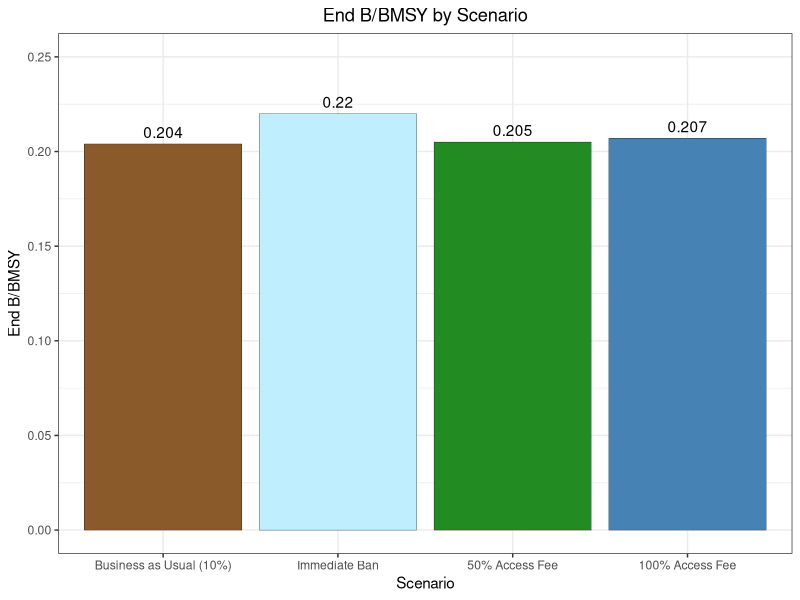
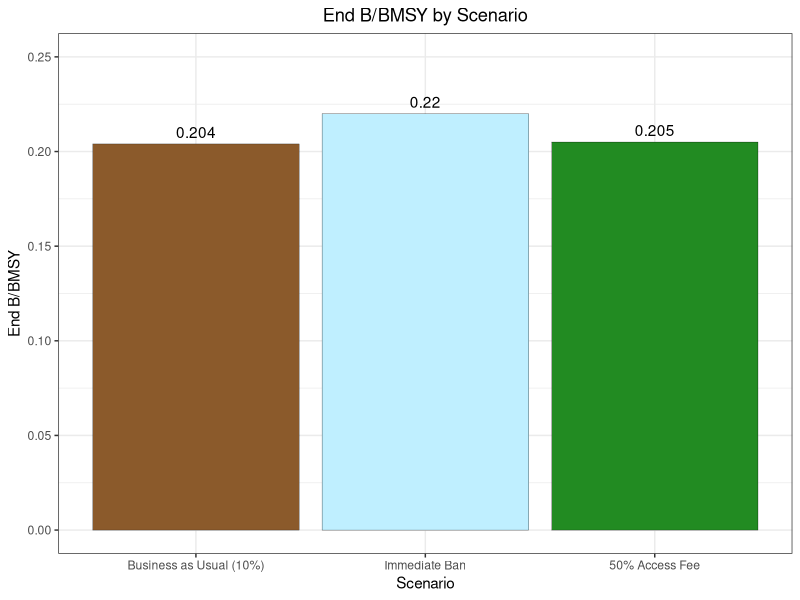
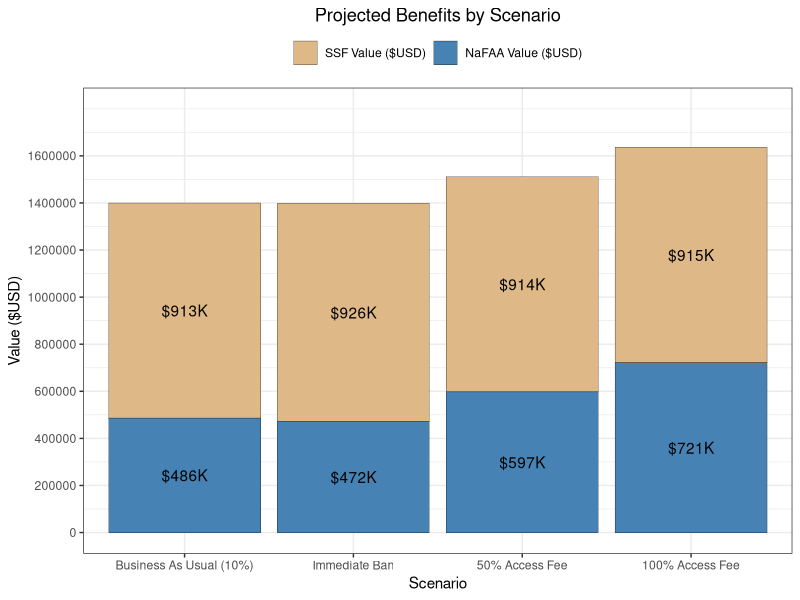
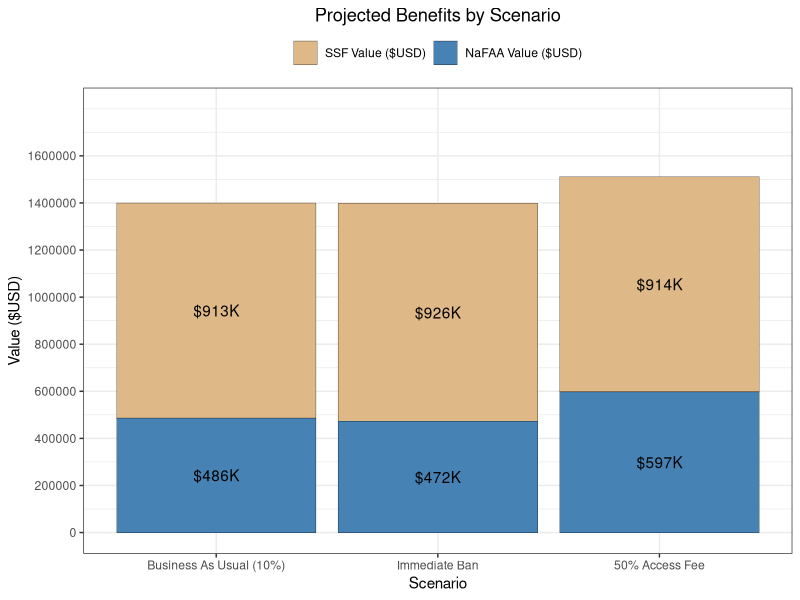
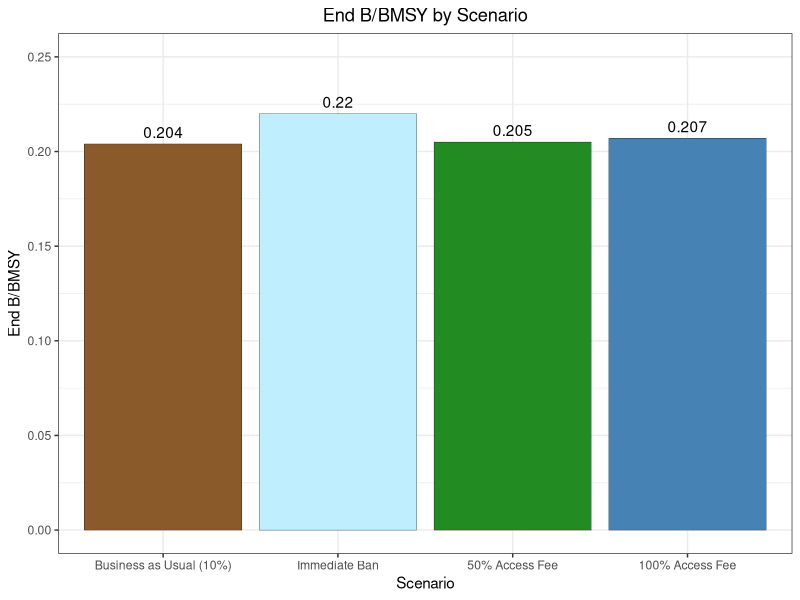
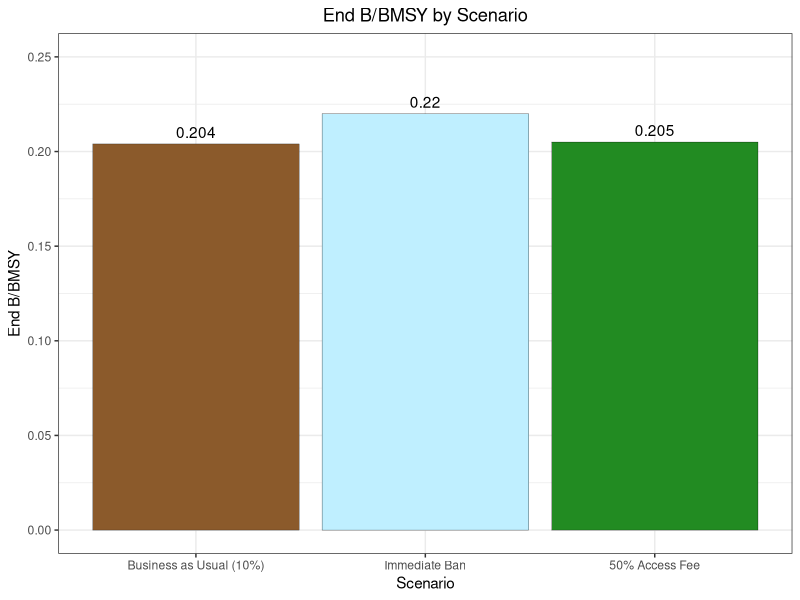
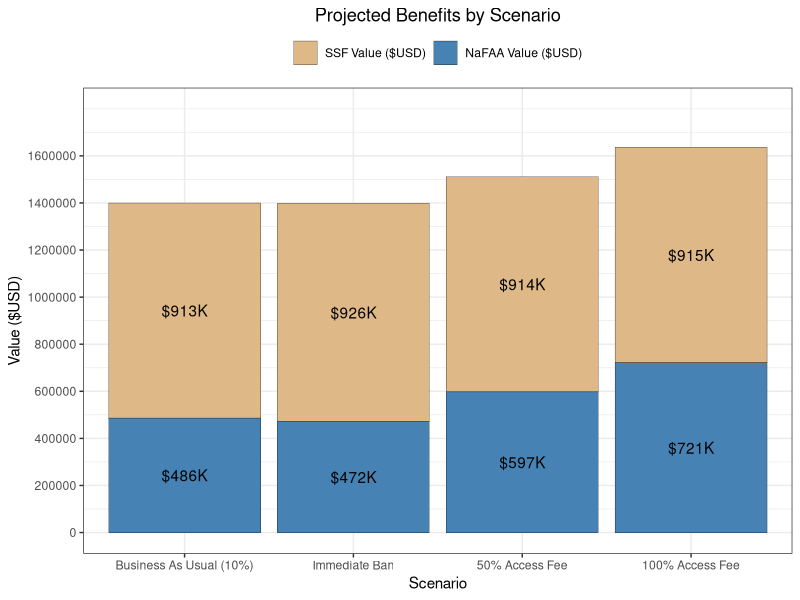
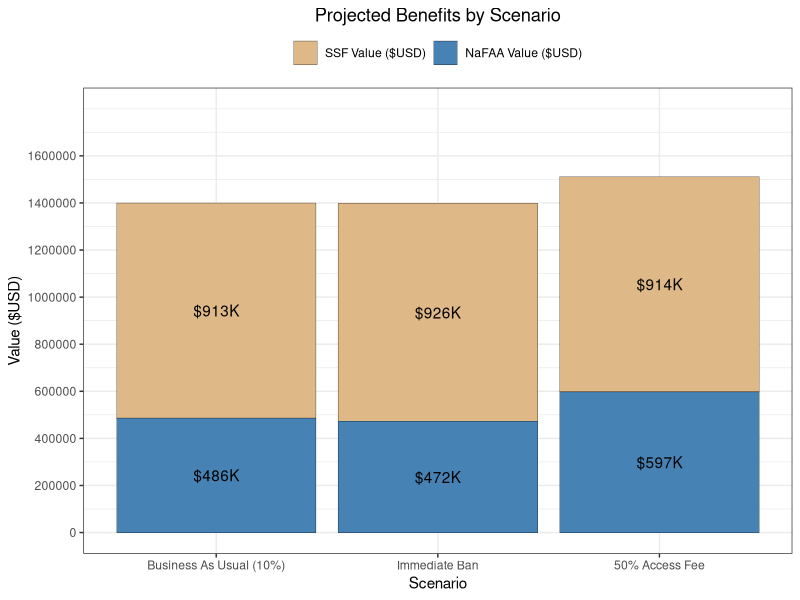

Write R code to recreate these figures, in order.
#April 17th 2025
#Taylor Cook
#DistantWaterImapct GP


# load libs
library(ggplot2)
library(dplyr)
library(tidyr)


#Graphing the B/BMSY results

#create dataframe with info above

bmsy_df <- data.frame(
  Category = c("Biomass"),
  Indicator = c("End B/BMSY"),
  V1 = c(0.204),
  V2 = c(0.205),
  V3 = c(0.207),
  V4 = c(0.220),
  check.names = FALSE  # prevents automatic renaming
)

# Now set the column names to what you want, even with % and spaces
colnames(bmsy_df) <- c(
  "Category", 
  "Indicator", 
  "Business as Usual (10%)", 
  "50% Access Fee", 
  "100% Access Fee", 
  "Immediate Ban"
)



# Pivot the table for the plot
bmsy_df_long <- bmsy_df %>%
  pivot_longer(
    cols = -c(Category, Indicator),
    names_to = "Scenario",
    values_to = "Value"
  )

bmsy_df_long$Scenario <- factor(
  bmsy_df_long$Scenario,
  levels = c("Business as Usual (10%)","Immediate Ban", "50% Access Fee", "100% Access Fee")
)



# Create the bar plot
bmsy_plot <- ggplot(bmsy_df_long, aes(x = Scenario, y = Value, fill = Scenario)) +
  geom_bar(stat = "identity", position = "dodge", color = "black", linewidth = 0.1) +
  geom_text(aes(label = round(Value, 6)), vjust = -0.5) +
  scale_fill_manual(values = c("Business as Usual (10%)" = "tan4", 
                                "50% Access Fee" = "forestgreen", 
                                "100% Access Fee" = "steelblue", 
                                "Immediate Ban" = "lightblue1")) +
  scale_y_continuous(limits = c(0, 0.25), breaks = seq(0, 0.25, by = 0.05)) +
  labs(title = "End B/BMSY by Scenario",
       x = "Scenario",
       y = "End B/BMSY") +
  theme_bw() +
  theme(
    legend.position = "none",
    plot.title = element_text(hjust = 0.5)
  )

bmsy_plot


#export plot as jpeg
ggsave(here::here("plots/bbmsy_bar_plot.jpeg"), plot = bmsy_plot, width = 8, height = 4.5)

bmsy_df_long1 <- bmsy_df_long %>% 
  filter(Scenario != "100% Access Fee")

# Create the bar plot
bmsy_plot1 <- ggplot(bmsy_df_long1, aes(x = Scenario, y = Value, fill = Scenario)) +
  geom_bar(stat = "identity", position = "dodge", color = "black", linewidth = 0.1) +
  geom_text(aes(label = round(Value, 6)), vjust = -0.5) +
  scale_fill_manual(values = c("Business as Usual (10%)" = "tan4", 
                               "50% Access Fee" = "forestgreen", 
                               # "100% Access Fee" = "steelblue", 
                               "Immediate Ban" = "lightblue1")) +
  scale_y_continuous(limits = c(0, 0.25), breaks = seq(0, 0.25, by = 0.05)) +
  labs(title = "End B/BMSY by Scenario",
       x = "Scenario",
       y = "End B/BMSY") +
  theme_bw() +
  theme(
    legend.position = "none",
    plot.title = element_text(hjust = 0.5)
  )

bmsy_plot1


#export plot as jpeg
ggsave(here::here("plots/bbmsy_bar_plot_no_optimization.jpeg"), plot = bmsy_plot1, width = 8, height = 4.5)


################################################################

#Graphing the model USD value outputs

# Create a data frame with the values
modelvalue_df <- data.frame(
  Scenario = c("Business As Usual (10%)", "50% Access Fee", "100% Access Fee", "Immediate Ban"),
  `SSF Value ($USD)` = c(913470, 914287, 915273, 926229),
  `NaFAA Value ($USD)` = c(486210, 597352, 720837, 472079),
  check.names = FALSE  # <-- important!
)


#plot in a bar graph
modelvalue_df_long <- modelvalue_df %>%
  pivot_longer(
    cols = -Scenario,
    names_to = "Model",
    values_to = "Value"
  )
modelvalue_df_long$Model <- factor(
  modelvalue_df_long$Model,
  levels = c("SSF Value ($USD)", "NaFAA Value ($USD)")
)

modelvalue_df_long$Scenario <- factor(
  modelvalue_df_long$Scenario,
  levels = c("Business As Usual (10%)", "Immediate Ban", "50% Access Fee", "100% Access Fee")
)

# Calculate total stack height per scenario
stack_heights <- modelvalue_df_long %>%
  group_by(Scenario) %>%
  summarise(total = sum(Value))

# Get the max total height
ymax <- max(stack_heights$total)

# Update the plot
modelvalue_plot <- ggplot(modelvalue_df_long, aes(x = Scenario, y = Value, fill = Model)) +
  geom_bar(stat = "identity", position = "stack", color="black", linewidth=0.1) +
  geom_text(aes(label = paste0("$", round(Value / 1000), "K")), 
            vjust = 0.5, position = position_stack(vjust = 0.5)) +
  scale_fill_manual(values = c("SSF Value ($USD)" = "burlywood", 
                               "NaFAA Value ($USD)" = "steelblue")) +
  scale_y_continuous(limits = c(0, ymax * 1.1),  # Add a little buffer
                     breaks = seq(0, ymax * 1.1, by = 200000)) +
  labs(title = "Projected Benefits by Scenario",
       x = "Scenario",
       y = "Value ($USD)",
       fill = NULL) +
  theme_bw() +
  theme(
    legend.position = "top",
    plot.title = element_text(hjust = 0.5)
  )

modelvalue_plot


#export plot as jpeg
ggsave(here::here("plots/modelvalue_bar_plot.jpeg"), plot = modelvalue_plot, width = 8, height = 4.5)

modelvalue_df_long1 <- modelvalue_df_long %>% 
  filter(Scenario != "100% Access Fee")

## one more time 
modelvalue_plot1 <- ggplot(modelvalue_df_long1, aes(x = Scenario, y = Value, fill = Model)) +
  geom_bar(stat = "identity", position = "stack", color="black", linewidth=0.1) +
  geom_text(aes(label = paste0("$", round(Value / 1000), "K")), 
            vjust = 0.5, position = position_stack(vjust = 0.5)) +
  scale_fill_manual(values = c("SSF Value ($USD)" = "burlywood", 
                               "NaFAA Value ($USD)" = "steelblue")) +
  scale_y_continuous(limits = c(0, ymax * 1.1),  # Add a little buffer
                     breaks = seq(0, ymax * 1.1, by = 200000)) +
  labs(title = "Projected Benefits by Scenario",
       x = "Scenario",
       y = "Value ($USD)",
       fill = NULL) +
  theme_bw() +
  theme(
    legend.position = "top",
    plot.title = element_text(hjust = 0.5)
  )

modelvalue_plot1


#export plot as jpeg
ggsave(here::here("plots/modelvalue_bar_plot_no_optimization.jpeg"), plot = modelvalue_plot1, width = 8, height = 4.5)
